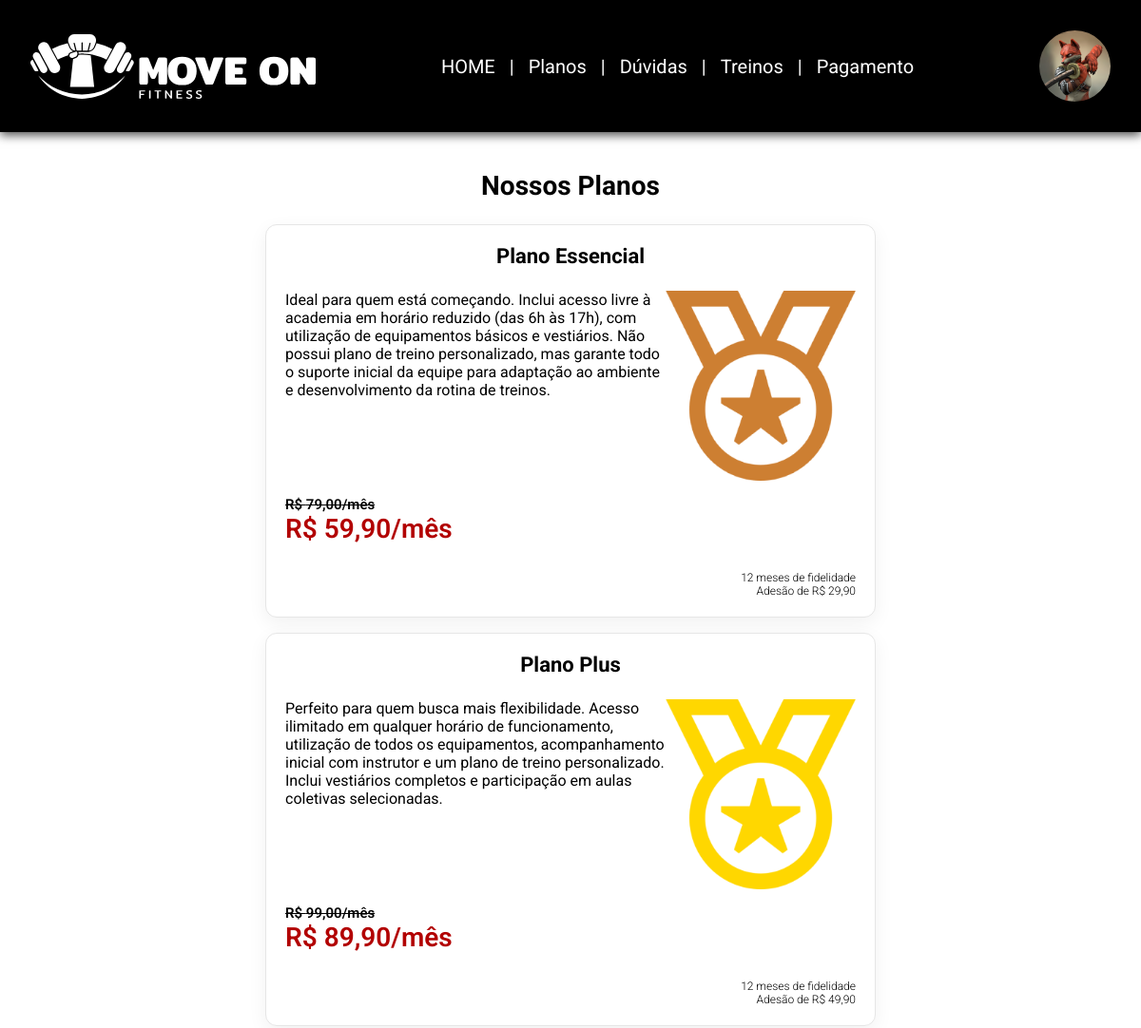
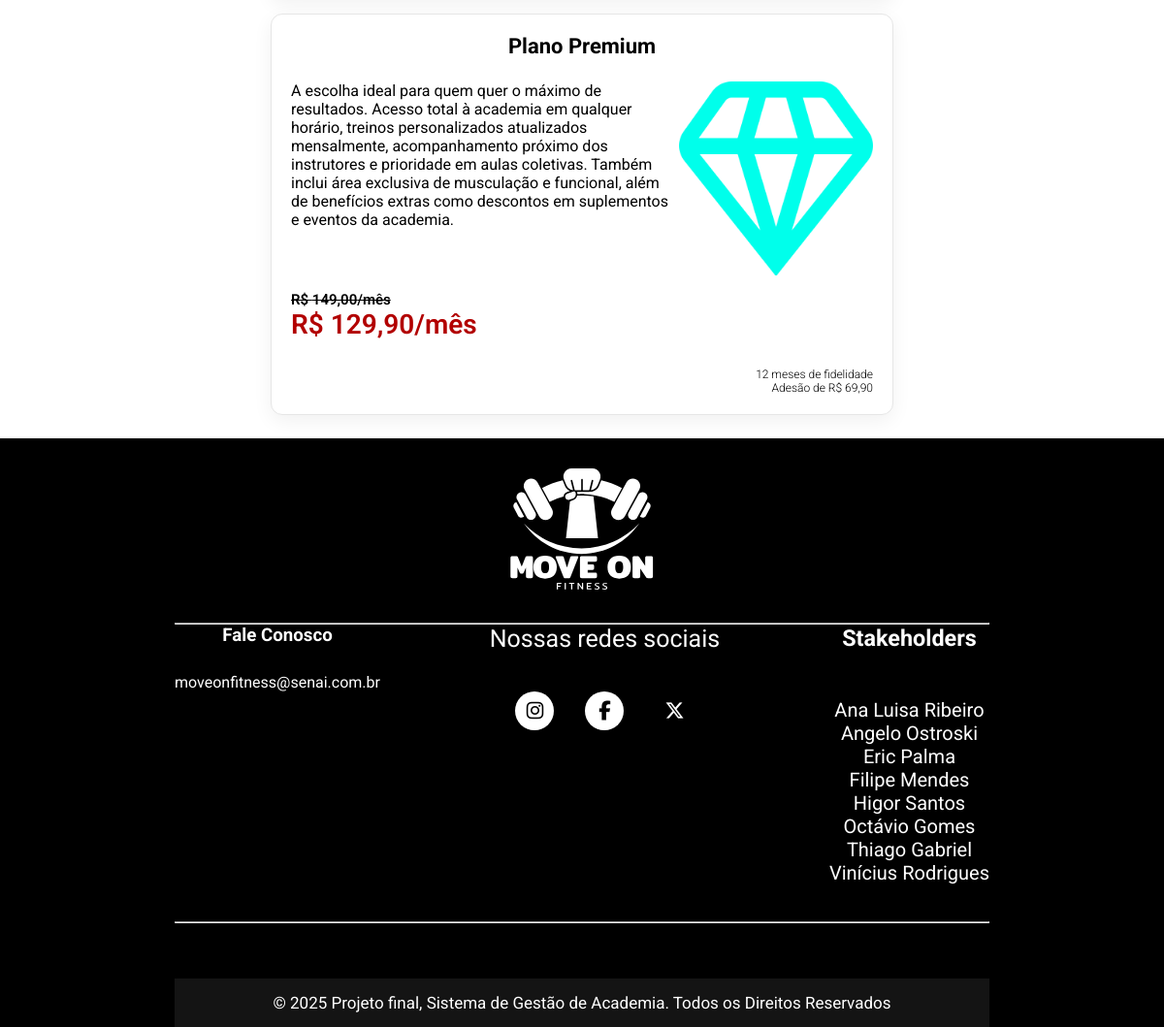
Screenshot of /View/Plans.php (signed in) with the database file from the repository (2 pictures, top to bottom).
### tables this page shows
CREATE TABLE `users` (
  `id` int(11) NOT NULL,
  `nome_completo` varchar(255) NOT NULL,
  `email` varchar(100) NOT NULL,
  `celular` varchar(20) DEFAULT NULL,
  `CPF` varchar(11) DEFAULT NULL,
  `password` varchar(255) NOT NULL,
  `created_at` timestamp NOT NULL DEFAULT current_timestamp(),
  `tipo_de_user` enum('trainer','cliente','admin') DEFAULT 'cliente',
  `nome_arquivo_fotoperfil` varchar(255) DEFAULT NULL,
  `body_fat` decimal(4,2) DEFAULT NULL COMMENT 'apenas clientes',
  `peso` decimal(5,2) DEFAULT NULL COMMENT 'apenas clientes',
  `ficha_id` int(11) DEFAULT NULL COMMENT 'apenas clientes',
  `anotacoes_trainer` text DEFAULT NULL COMMENT 'apenas clientes',
  `info_treinamento` text DEFAULT NULL COMMENT 'apenas clientes',
  `trainer_id` int(11) DEFAULT NULL COMMENT 'apenas clientes',
  `mensalidade_id` int(11) DEFAULT NULL COMMENT 'apenas clientes',
  `plano_id` int(11) DEFAULT NULL COMMENT 'apenas clientes',
  `salario` decimal(8,2) DEFAULT NULL COMMENT 'apenas trainers',
  `endereco` varchar(255) DEFAULT NULL COMMENT 'apenas trainers',
  `CREF` int(11) DEFAULT NULL COMMENT 'apenas trainers'
);

CREATE TABLE `planos` (
  `id` int(11) NOT NULL,
  `nome_plano` varchar(100) NOT NULL,
  `valor_mensal` decimal(10,2) NOT NULL,
  `valor_plano_antes_desconto` decimal(5,2) NOT NULL,
  `valor_adesao` decimal(5,2) NOT NULL,
  `descricao` text NOT NULL
);

### Controller/UserController.php (called while the page is built, shortened)
<?php
require_once __DIR__.'/../Model/UserModel.php';
class UserController {
    private $UserModel;
    function __construct($pdo) {
        $this->UserModel = new UserModel($pdo);
    }
    public function findById($id) {
        return $this->UserModel->findById($id);
    }
    public function getFotoPerfil($nome_arquivo_fotoperfil, $DIR_view){
        return $nome_arquivo_fotoperfil;
    }
}

### Model/UserModel.php (called while the page is built, shortened)
<?php
class UserModel
{
    private $pdo;
    function __construct($pdo)
    {
        $this->pdo = $pdo;
    }
    public function findById($id)
    {
        $sql = "SELECT * FROM users WHERE id = ?";
        $stmt = $this->pdo->prepare($sql);
        $stmt->execute([$id]);
        return $stmt->fetch(PDO::FETCH_ASSOC);
    }
}

### View/Plans.php (the view, shortened to what this page needs)
<?php
include __DIR__ . '\..\Config.php';
include __DIR__ . '\..\Controller\UserController.php';
$planos = [];
try {
    if ($pdo) {
        $stmt = $pdo->query("SELECT * FROM planos ORDER BY valor_mensal ASC, id ASC");
        $planos = $stmt->fetchAll(PDO::FETCH_ASSOC);
    }
} catch (Throwable $e) {
    $planos = [];
}
$imgs =[
    "",
    "bronze.png",
    "ouro.png",
    "diamond.png"
];
  if($_SESSION['user_id']){
    $Controller = new UserController($pdo);
    $user_id = $_SESSION['user_id'];
    $user = $Controller->findById($user_id);
    $nome_arquivo_fotoperfil = $Controller->getFotoPerfil($user['nome_arquivo_fotoperfil'], __DIR__);
  }
?>
<!DOCTYPE html>
<html lang="pt-BR">
<head>
    <link rel="stylesheet" href="css/style.css">
        <link rel="stylesheet" type="text/css" href="font-awesome/css/all.min.css" />
    <link rel="stylesheet" href="https://cdnjs.cloudflare.com/ajax/libs/font-awesome/6.7.2/css/all.min.css" />
</head>
<body>
    <?php include __DIR__."/header.php";?>
<div class="container">
    <section id="plans-sect">
        <h2>Nossos Planos</h2>
        <div class="pla3ns-container">
            <?php if (!empty($planos)): ?>
                <?php foreach ($planos as $pl): ?>
                    <div class="plan-card" onclick="selectPlan('<?= (int)$pl['id'] ?>')" id="plan<?=$pl['id']?>">
                        <h3><?= htmlspecialchars($pl['nome_plano']) ?></h3>
                        <div class="subcard">
                            <p><?= htmlspecialchars($pl['descricao'])?></p>
                            <img src="IMG/<?=$imgs[$pl["id"]]?>" alt="">
                        </div>
                        <div>
                            <div class="pricedesconto">R$ <?= number_format((float)$pl['valor_plano_antes_desconto'], 2, ',', '.') ?>/mês</div>
                            <div class="price">R$ <?= number_format((float)$pl['valor_mensal'], 2, ',', '.') ?>/mês</div>
                        </div>
                        <p class="adesao">
                            12 meses de fidelidade <br>
                            Adesão de R$ <?=number_format((float)$pl['valor_adesao'], 2, ',', '.')?>
                        </p>
                    </div>
                <?php endforeach; ?>
            <?php endif; ?>
        </div>
    </section>
</div>
    <?php include __DIR__."/footer.php";?>
</body>
</html>

### View/header.php (shortened to what this page needs)
<header>
        <nav class="nav-bar">
            <a class="logo" href="landing.php">
            </a>
            <div class="nav-list">
                <ul>
                    <li class="nav-item"> <a href="landing.php" class="nav-link">HOME</a></li>
                    <li>
                        <p>|</p>
                    </li>
                    <li class="nav-item"> <a href="plans.php" class="nav-link">Planos</a></li>
                    <li>
                        <p>|</p>
                    </li>
                    <li class="nav-item"> <a href="" class="nav-link">Dúvidas</a></li>
                    <li>
                        <p>|</p>
                    </li>
                    <li class="nav-item"> <a href="" class="nav-link">Treinos</a></li>
                    <li>
                        <p>|</p>
                    </li>
                    <li class="nav-item"> <a href="Pagamento.php" class="nav-link">Pagamento</a></li>
                </ul>
            </div>
            <div class="pfp-hamb">
                <?php if(!isset($_SESSION['user_id'])):?>
                    <div class="landing-button">
                        <button class="login-button"><a href="LoginAccount.php"> Log in</a></button>
                        <button class="sign-button"><a href="CreateAccount.php"> Sign up</a></button>
                    </div>
                <?php else:?>
                    <?php if(isset($nome_arquivo_fotoperfil)):?>
                        <a class="pfp mini" href="UserView.php">
                            <img src="IMG/pfps/<?=$nome_arquivo_fotoperfil?>">
                        </a>
                    <?php else:?>
                        <a class="pfp mini" href="UserView.php">
                            <img src="IMG/PFPpadrao.png">
                        </a>
                    <?php endif;?>
                <?php endif;?>
            </div>
        </nav>
    </header>

### View/css/style.css (style rules this page uses)
* { padding: 0; margin: 0; font-family: 'Roboto'; }
body { background-color: rgb(255, 255, 255); font-family: 'Roboto'; }
header { background-color: black; box-shadow: 0px 3px 10px #464646; }
.nav-bar { display: flex; justify-content: space-between; padding: 2rem; align-items: center; }
.logo { display: flex; align-items: center; mask-image: url('../IMG/Move-On-Logo-vert.svg'); mask-size: contain; mask-position: center; mask-repeat: no-repeat; height: 75px; max-width: 50vw; aspect-ratio: 4/1; background-color: white; }
.nav-list { display: flex; align-items: center; }
.nav-list ul { display: flex; justify-content: center; list-style: none; }
.nav-item { margin: 0 15px; }
.nav-link { text-decoration: none; font-size: 20px; color: white; }
li p { font-size: 20px; color: white; }
.pfp-hamb { display: flex; gap:1rem; align-items: center; }
.container { max-width: 1100px; margin: 0 auto; padding: 0 16px; }
#plans-sect { padding: 40px 0 24px; }
#plans-sect h2 { text-align: center; font-size: 28px; margin-bottom: 24px; }
.pla3ns-container { display: flex; flex-direction: row; flex-wrap: wrap; justify-content: center; gap: 1rem; align-items: center; }
.plan-card { background: #ffffff; border: 1px solid #e6e6e6; border-radius: 12px; padding: 20px; box-shadow: 0 6px 20px rgba(0, 0, 0, 0.06); transition: transform .15s ease, box-shadow .15s ease; display: flex; flex-direction: column; gap: 1rem; cursor: pointer; width: 600px; }
.plan-card h3 { font-size: 22px; margin-bottom: 8px; text-align: center; }
.plan-card .subcard { display: flex; flex-direction: row; text-align: left; }
.subcard img { height: 200px; aspect-ratio: 1/1; }
.price { font-size: 1.75em; font-weight: 600; color: #B20000; margin-bottom: 12px; }
.plan-card .adesao { font-weight: 300; text-align: right; font-size: 0.75em; }
.pricedesconto { font-size: 15px; font-weight: 600; color: #000000; text-decoration: line-through; }
.pfp { width: 200px; max-width: 50vw; aspect-ratio: 1/1; overflow: hidden; display: flex; justify-content: center; border-radius: 100%; }
.mini.pfp { width: 75px; }
.pfp img { width: auto; height: 100%; min-width: 100%; }

### rows the page displays
users: nome_arquivo_fotoperfil (picture)
planos: nome_plano "Plano Essencial", descricao "Ideal para quem está começando. Inclui acesso livre à academia em horário reduzido (das 6h às 17h), com utilização de equipamentos básicos e vestiários. Não possui plano de treino personalizado, mas garante todo o suporte inicial da equipe para adaptação ao ambiente e desenvolvimento da rotina de treinos.", shows a picture, valor_plano_antes_desconto "79,00", valor_mensal "59,90", valor_adesao "29,90"
planos: nome_plano "Plano Plus", descricao "Perfeito para quem busca mais flexibilidade. Acesso ilimitado em qualquer horário de funcionamento, utilização de todos os equipamentos, acompanhamento inicial com instrutor e um plano de treino personalizado. Inclui vestiários completos e participação em aulas coletivas selecionadas.", shows a picture, valor_plano_antes_desconto "99,00", valor_mensal "89,90", valor_adesao "49,90"
planos: nome_plano "Plano Premium", descricao "A escolha ideal para quem quer o máximo de resultados. Acesso total à academia em qualquer horário, treinos personalizados atualizados mensalmente, acompanhamento próximo dos instrutores e prioridade em aulas coletivas. Também inclui área exclusiva de musculação e funcional, além de benefícios extras como descontos em suplementos e eventos da academia.", shows a picture, valor_plano_antes_desconto "149,00", valor_mensal "129,90", valor_adesao "69,90"
